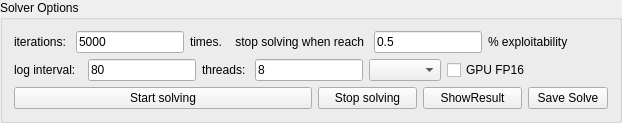
                                    <widget class="QGroupBox" name="groupBox_7">
                                        <property name="title">
                                            <string>Solver Options</string>
                                        </property>
                                        <layout class="QVBoxLayout" name="verticalLayout_16">
                                            <item>
                                                <layout class="QHBoxLayout" name="horizontalLayout_22">
                                                    <item>
                                                        <widget class="QLabel" name="label_18">
                                                            <property name="text">
                                                                <string>iterations: </string>
                                                            </property>
                                                        </widget>
                                                    </item>
                                                    <item>
                                                        <widget class="QLineEdit" name="iterationText">
                                                            <property name="text">
                                                                <string>5000</string>
                                                            </property>
                                                        </widget>
                                                    </item>
                                                    <item>
                                                        <widget class="QLabel" name="label_19">
                                                            <property name="text">
                                                                <string>times.    stop solving when reach </string>
                                                            </property>
                                                        </widget>
                                                    </item>
                                                    <item>
                                                        <widget class="QLineEdit" name="exploitabilityText">
                                                            <property name="text">
                                                                <string>0.5</string>
                                                            </property>
                                                        </widget>
                                                    </item>
                                                    <item>
                                                        <widget class="QLabel" name="label_72">
                                                            <property name="text">
                                                                <string>% exploitability</string>
                                                            </property>
                                                        </widget>
                                                    </item>
                                                    <item>
                                                        <spacer name="horizontalSpacer_2">
                                                            <property name="orientation">
                                                                <enum>Qt::Horizontal</enum>
                                                            </property>
                                                            <property name="sizeHint" stdset="0">
                                                                <size>
                                                                    <width>40</width>
                                                                    <height>20</height>
                                                                </size>
                                                            </property>
                                                        </spacer>
                                                    </item>
                                                </layout>
                                            </item>
                                            <item>
                                                <layout class="QHBoxLayout" name="horizontalLayout_51">
                                                    <item>
                                                        <widget class="QLabel" name="label_73">
                                                            <property name="text">
                                                                <string>log interval:  </string>
                                                            </property>
                                                        </widget>
                                                    </item>
                                                    <item>
                                                        <widget class="QLineEdit" name="logIntervalText">
                                                            <property name="text">
                                                                <string>80</string>
                                                            </property>
                                                        </widget>
                                                    </item>
                                                    <item>
                                                        <widget class="QLabel" name="label_74">
                                                            <property name="text">
                                                                <string>threads: </string>
                                                            </property>
                                                        </widget>
                                                    </item>
                                                    <item>
                                                        <widget class="QLineEdit" name="threadsText">
                                                            <property name="text">
                                                                <string>8</string>
                                                            </property>
                                                        </widget>
                                                    </item>
                                                    <item>
                                                        <widget class="QComboBox" name="solverTypeComboBox">
                                                        </widget>
                                                    </item>
                                                    <item>
                                                        <widget class="QCheckBox" name="gpuFp16CheckBox">
                                                            <property name="text">
                                                                <string>GPU FP16</string>
                                                            </property>
                                                            <property name="visible">
                                                                <bool>false</bool>
                                                            </property>
                                                        </widget>
                                                    </item>
                                                    <item>
                                                        <spacer name="horizontalSpacer">
                                                            <property name="orientation">
                                                                <enum>Qt::Horizontal</enum>
                                                            </property>
                                                            <property name="sizeHint" stdset="0">
                                                                <size>
                                                                    <width>40</width>
                                                                    <height>20</height>
                                                                </size>
                                                            </property>
                                                        </spacer>
                                                    </item>
                                                </layout>
                                            </item>
                                            <item>
                                                <layout class="QHBoxLayout" name="horizontalLayout" stretch="6,2,2">
                                                    <item>
                                                        <widget class="QPushButton" name="buttomSolve">
                                                            <property name="sizePolicy">
                                                                <sizepolicy hsizetype="Minimum" vsizetype="Maximum">
                                                                    <horstretch>0</horstretch>
                                                                    <verstretch>0</verstretch>
                                                                </sizepolicy>
                                                            </property>
                                                            <property name="text">
                                                                <string>Start solving</string>
                                                            </property>
                                                        </widget>
                                                    </item>
                                                    <item>
                                                        <widget class="QPushButton" name="stopSolvingButton">
                                                            <property name="sizePolicy">
                                                                <sizepolicy hsizetype="Minimum" vsizetype="Maximum">
                                                                    <horstretch>0</horstretch>
                                                                    <verstretch>0</verstretch>
                                                                </sizepolicy>
                                                            </property>
                                                            <property name="text">
                                                                <string>Stop solving</string>
                                                            </property>
                                                        </widget>
                                                    </item>
                                                    <item>
                                                        <widget class="QPushButton" name="showResultButton">
                                                            <property name="sizePolicy">
                                                                <sizepolicy hsizetype="Minimum" vsizetype="Maximum">
                                                                    <horstretch>0</horstretch>
                                                                    <verstretch>0</verstretch>
                                                                </sizepolicy>
                                                            </property>
                                                            <property name="text">
                                                                <string>ShowResult</string>
                                                            </property>
                                                        </widget>
                                                    </item>
                                                    <item>
                                                        <widget class="QPushButton" name="saveSolveButton">
                                                            <property name="text">
                                                                <string>Save Solve</string>
                                                            </property>
                                                        </widget>
                                                    </item>
                                                </layout>
                                            </item>
                                        </layout>
                                    </widget>
